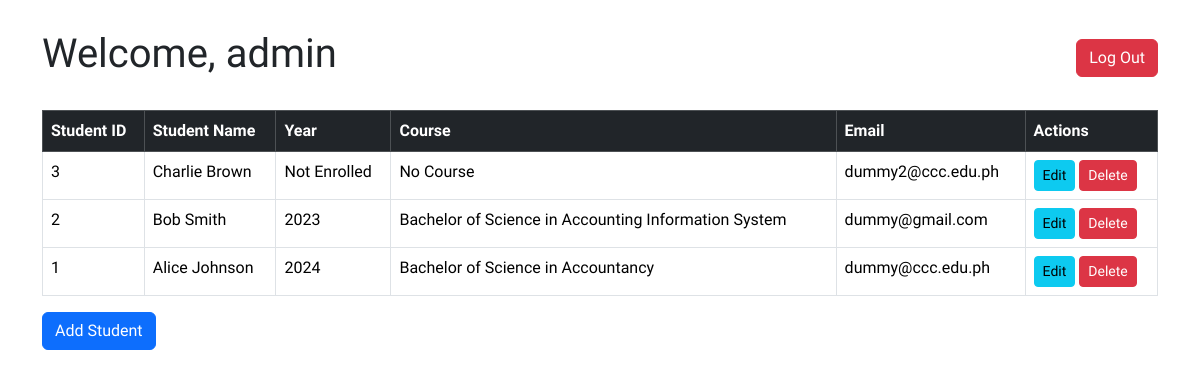
The page /pages/home.php (signed in) on the database its author committed.
### tables this page shows
CREATE TABLE `students` (
  `student_id` int(11) NOT NULL,
  `first_name` varchar(50) NOT NULL,
  `last_name` varchar(50) NOT NULL,
  `address` text NOT NULL,
  `age` int(11) NOT NULL,
  `enrollment_status` enum('Regular','Irregular') NOT NULL,
  `year_enrolled` int(11) NOT NULL,
  `email` varchar(255) NOT NULL
);

### pages/home.php (the view)
<?php
include('../header.php');
include('../includes/db_connection.php');
?>
<div class="table-container">
    <table class="table table-bordered">
        <thead class="table-dark">
            <tr>
                <th>Student ID</th>
                <th>Student Name</th>
                <th>Year</th>
                <th>Course</th>
                <th>Email</th>
                <th>Actions</th>
            </tr>
        </thead>
        <tbody id="studentTable">
            <?php
$query = "
SELECT
    s.student_id,
    s.first_name,
    s.last_name,
    s.email,
    COALESCE(e.enrollment_year, 'Not Enrolled') as enrollment_year,
    COALESCE(c.course_name, 'No Course') as course_name,
    s.student_id as id
FROM students s
LEFT JOIN enrollments e ON e.student_id = s.student_id
LEFT JOIN courses c ON c.course_id = e.course_id
ORDER BY s.student_id DESC";
            $result = $conn->query($query);
            if ($result->num_rows > 0) {
                while ($row = $result->fetch_assoc()) {
                    echo "
                    <tr>
                        <td>{$row['student_id']}</td>
                        <td>{$row['first_name']} {$row['last_name']}</td>
                        <td>{$row['enrollment_year']}</td>
                        <td>{$row['course_name']}</td>
                        <td>{$row['email']}</td>
                        <td>
                            <a href='update_student.php?id={$row['id']}' class='btn btn-info btn-sm'>Edit</a>
                            <a href='delete_student.php?id={$row['id']}' class='btn btn-danger btn-sm'>Delete</a>
                        </td>
                    </tr>
                    ";
                }
            } else {
                echo "<tr><td colspan='6' class='text-center'>No students found</td></tr>";
            }
            ?>
        </tbody>
    </table>
</div>
<?php include('../modals/add_student_modals.php'); ?>
</body>
</html>

### header.php (shortened to what this page needs)
<!DOCTYPE html>
<html lang="en">
<head>
    <link href="https://cdn.jsdelivr.net/npm/bootstrap@5.3.3/dist/css/bootstrap.min.css" rel="stylesheet">
</head>
<body>
    <div class="container">
        <div class="d-flex justify-content-between align-items-center mb-4">
            <h1>Welcome, <?php echo htmlspecialchars($_SESSION['username']); ?></h1>
            <a href="../logout.php" class="btn btn-danger">Log Out</a>
        </div>

### modals/add_student_modals.php (shortened to what this page needs)
<button type="button" class="btn btn-primary" data-bs-toggle="modal" data-bs-target="#addStudentModal">
  Add Student
</button>

### header.php (style rules this page uses)
body { font-family: 'Helvetica', sans-serif; }
.container { margin-top: 30px; }
.table-container { margin-top: 20px; }

### rows shown on the page
students: student_id "3", first_name "Charlie", last_name "Brown", enrollment_year "Not Enrolled", course_name "No Course", email "dummy2@ccc.edu.ph"
students: student_id "2", first_name "Bob", last_name "Smith", enrollment_year "2023", course_name "Bachelor of Science in Accounting Information System", email "dummy@gmail.com"
students: student_id "1", first_name "Alice", last_name "Johnson", enrollment_year "2024", course_name "Bachelor of Science in Accountancy", email "dummy@ccc.edu.ph"

### other values the page prints
$_SESSION['username'] "admin"
